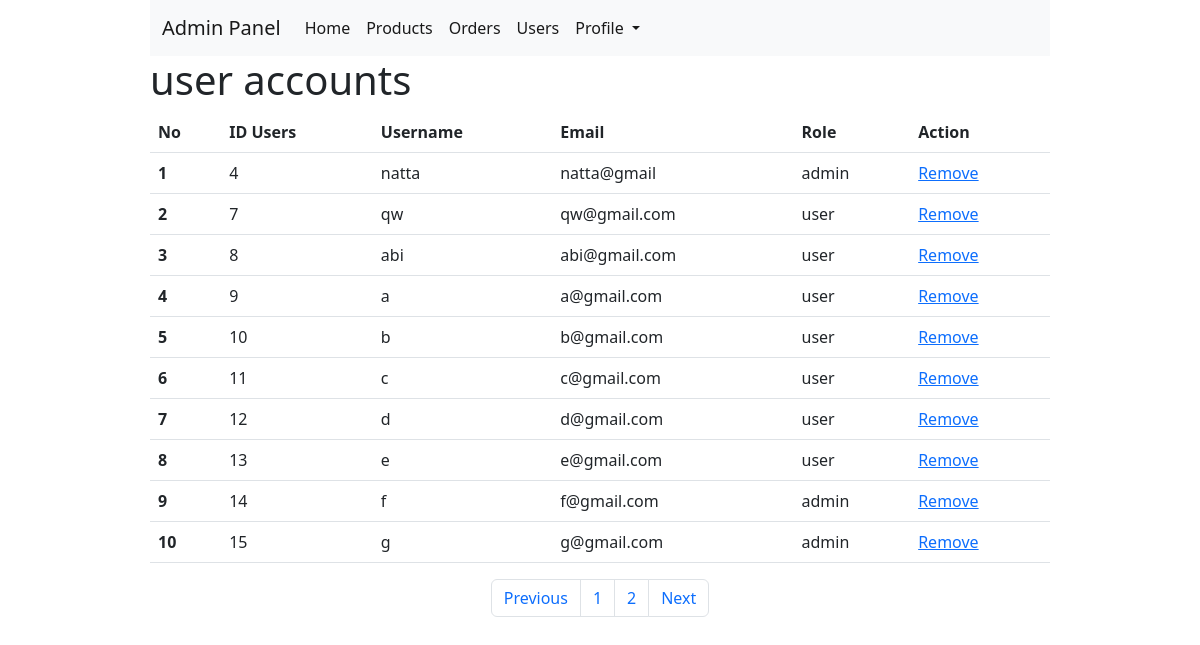
/admin_users.php (signed in), run on the app's committed database.
### tables this page shows
CREATE TABLE `users` (
  `log_id` int(100) NOT NULL,
  `name` varchar(100) NOT NULL,
  `email` varchar(100) NOT NULL,
  `password` varchar(100) NOT NULL,
  `user_type` varchar(20) NOT NULL DEFAULT 'user'
);

### admin_users.php (the view, shortened to what this page needs)
<?php
include 'config.php';
?>
<!DOCTYPE html>
<html lang="en">
<head>
   <link href="https://cdn.jsdelivr.net/npm/bootstrap@5.2.3/dist/css/bootstrap.min.css" rel="stylesheet">
</head>
<body>
      <?php include 'admin_header.php'; ?>
      <section class="users  w-75 m-auto">
         <h1 class="title"> user accounts </h1>
         <div class="container-users">
            <table class="table table-hover ">
               <thead>
                  <tr>
                     <th scope="col">No</th>
                     <th scope="col">ID Users</th>
                     <th scope="col">Username</th>
                     <th scope="col">Email</th>
                     <th scope="col">Role</th>
                     <th scope="col">Action</th>
                  </tr>
               </thead>
               <?php
               $limit_per_page = 10;
               $page = isset($_GET['page_no']) ? (int)$_GET['page_no'] : 1;
               $first_page = ($page > 1) ? ($page * $limit_per_page) - $limit_per_page : 0;
               $previous = $page - 1;
               $next = $page + 1;
               $row_user = mysqli_query($conn, "SELECT * FROM users ");
               $total_row_user = mysqli_num_rows($row_user);
               $total_page = ceil($total_row_user/$limit_per_page);
               $select_users = mysqli_query($conn, "SELECT * FROM `users` LIMIT $first_page, $limit_per_page") or die('query failed');
               $no = $first_page + 1;
               while ($fetch_users = mysqli_fetch_assoc($select_users)) {
               ?>
                  <tbody>
                     <tr>
                        <th scope="row"><?php echo $no++; ?></th>
                        <td><?php echo $fetch_users['log_id']; ?></td>
                        <td><?php echo $fetch_users['name']; ?></td>
                        <td><?php echo $fetch_users['email']; ?></td>
                        <td><?php echo $fetch_users['user_type']; ?></td>
                        <td>
                           <a class="delete-btn" href="admin_users.php?delete=<?php echo $fetch_users['log_id']; ?>" onclick="return confirm('delete this user?');" >Remove</a>
                        </td>
                     </tr>
                  </tbody>
               <?php
               };
               ?>
            </table>
            <nav class="mt-3">
               <ul class="pagination justify-content-center">
                  <li class="page-item">
                     <a class="page-link" <?php if ($page > 1) {
                                             echo "href='?page_no=$previous'";
                                          } ?>>Previous</a>
                  </li>
                  <?php
                  for ($x = 1; $x <= $total_page; $x++) {
                  ?>
                     <li class="page-item"><a class="page-link" href="?page_no=<?php echo $x ?>"><?php echo $x; ?></a></li>
                  <?php
                  }
                  ?>
                  <li class="page-item">
                     <a class="page-link" <?php if ($page < $total_page) {
                                             echo "href='?page_no=$next'";
                                          } ?>>Next</a>
                  </li>
               </ul>
            </nav>
         </div>
      </section>
</body>
</html>

### data on the page
users: log_id "4", name "natta", email "natta@gmail", user_type "admin"
users: log_id "7", name "qw", email "qw@gmail.com", user_type "user"
users: log_id "8", name "abi", email "abi@gmail.com", user_type "user"
users: log_id "9", name "a", email "a@gmail.com", user_type "user"
users: log_id "10", name "b", email "b@gmail.com", user_type "user"
users: log_id "11", name "c", email "c@gmail.com", user_type "user"
users: log_id "12", name "d", email "d@gmail.com", user_type "user"
users: log_id "13", name "e", email "e@gmail.com", user_type "user"
users: log_id "14", name "f", email "f@gmail.com", user_type "admin"
users: log_id "15", name "g", email "g@gmail.com", user_type "admin"
